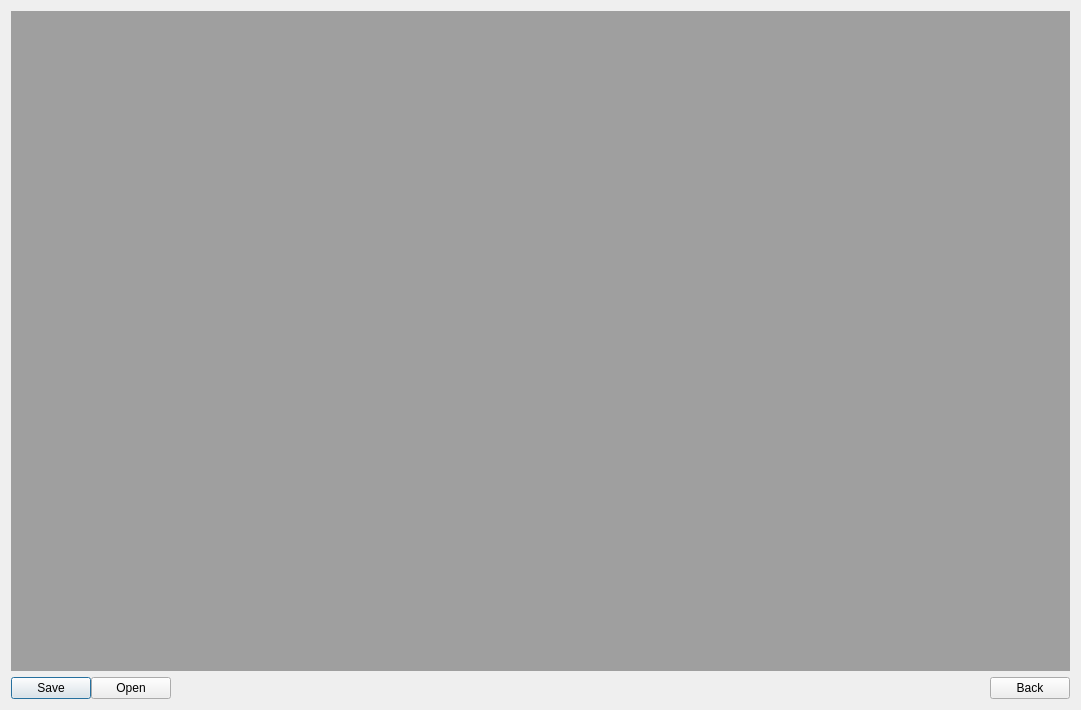
<?xml version="1.0" encoding="UTF-8"?>
<ui version="4.0">
 <class>CreatePaintNote</class>
 <widget class="QDialog" name="CreatePaintNote">
  <property name="geometry">
   <rect>
    <x>0</x>
    <y>0</y>
    <width>1081</width>
    <height>710</height>
   </rect>
  </property>
  <property name="windowTitle">
   <string>Create paint note</string>
  </property>
  <layout class="QGridLayout" name="gridLayout">
   <item row="0" column="0">
    <layout class="QVBoxLayout" name="mainLayout">
     <item>
      <widget class="QMdiArea" name="mdiArea"/>
     </item>
     <item>
      <layout class="QHBoxLayout" name="panelLayout">
       <property name="spacing">
        <number>0</number>
       </property>
       <property name="sizeConstraint">
        <enum>QLayout::SetMinimumSize</enum>
       </property>
       <item>
        <widget class="QPushButton" name="saveButton">
         <property name="sizePolicy">
          <sizepolicy hsizetype="Fixed" vsizetype="Fixed">
           <horstretch>0</horstretch>
           <verstretch>0</verstretch>
          </sizepolicy>
         </property>
         <property name="text">
          <string>Save</string>
         </property>
        </widget>
       </item>
       <item>
        <widget class="QPushButton" name="openButton">
         <property name="sizePolicy">
          <sizepolicy hsizetype="Fixed" vsizetype="Fixed">
           <horstretch>0</horstretch>
           <verstretch>0</verstretch>
          </sizepolicy>
         </property>
         <property name="text">
          <string>Open</string>
         </property>
        </widget>
       </item>
       <item>
        <spacer name="pa">
         <property name="orientation">
          <enum>Qt::Horizontal</enum>
         </property>
         <property name="sizeType">
          <enum>QSizePolicy::Expanding</enum>
         </property>
         <property name="sizeHint" stdset="0">
          <size>
           <width>40</width>
           <height>20</height>
          </size>
         </property>
        </spacer>
       </item>
       <item>
        <widget class="QPushButton" name="backButton">
         <property name="sizePolicy">
          <sizepolicy hsizetype="Fixed" vsizetype="Fixed">
           <horstretch>0</horstretch>
           <verstretch>0</verstretch>
          </sizepolicy>
         </property>
         <property name="autoFillBackground">
          <bool>false</bool>
         </property>
         <property name="text">
          <string>Back</string>
         </property>
        </widget>
       </item>
      </layout>
     </item>
    </layout>
   </item>
  </layout>
 </widget>
 <resources/>
 <connections/>
</ui>
